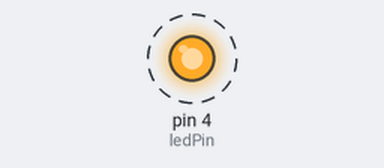
The sketch below on a simulated Arduino Uno, built with avr-gcc and run on an emulated ATmega328P. On the bench: output pins drawn as LEDs (lit = HIGH). Dashed ring = blinking.

Above: at 0.2 s.
Timing chart, 0 to 3.0 s (numbered marks = the images above):
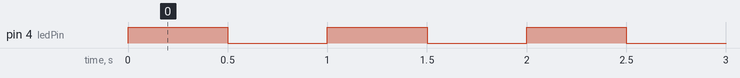

Measured:
- by itself, pin 4 (ledPin): alternates HIGH for 0.50 s and LOW for 0.50 s

The sketch:

02_led.ino
```cpp
/*
  Project: LED blink
  Author: Keyestudio
  Function: how to control LED on/off
*/
int ledPin = 4; //set variable ledPin to pin GPIO4
void setup() {
  // put your setup code here, to run once:
  pinMode(ledPin,OUTPUT); //set pin GPIO4 to output
}

void loop() {
  // put your main code here, to run repeatedly:
  digitalWrite(ledPin,HIGH);  //set pin GPIO4 to output high
  delay(500); //delay 500ms
  digitalWrite(ledPin,LOW); //set pin GPIO4 to output low
  delay(500); //delay 500ms
}
```
